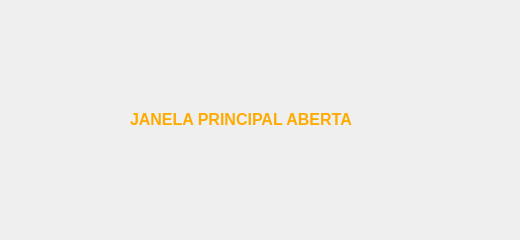
<?xml version="1.0" encoding="UTF-8"?>
<ui version="4.0">
 <class>MainWindow</class>
 <widget class="QMainWindow" name="MainWindow">
  <property name="geometry">
   <rect>
    <x>0</x>
    <y>0</y>
    <width>520</width>
    <height>240</height>
   </rect>
  </property>
  <property name="windowTitle">
   <string>Janela Principal</string>
  </property>
  <widget class="QWidget" name="centralwidget">
   <widget class="QLabel" name="label">
    <property name="geometry">
     <rect>
      <x>130</x>
      <y>110</y>
      <width>241</width>
      <height>16</height>
     </rect>
    </property>
    <property name="text">
     <string>&lt;html&gt;&lt;head/&gt;&lt;body&gt;&lt;p&gt;&lt;span style=&quot; font-size:12pt; font-weight:600; color:#ffaa00;&quot;&gt;JANELA PRINCIPAL ABERTA&lt;/span&gt;&lt;/p&gt;&lt;/body&gt;&lt;/html&gt;</string>
    </property>
   </widget>
  </widget>
 </widget>
 <resources/>
 <connections/>
</ui>
